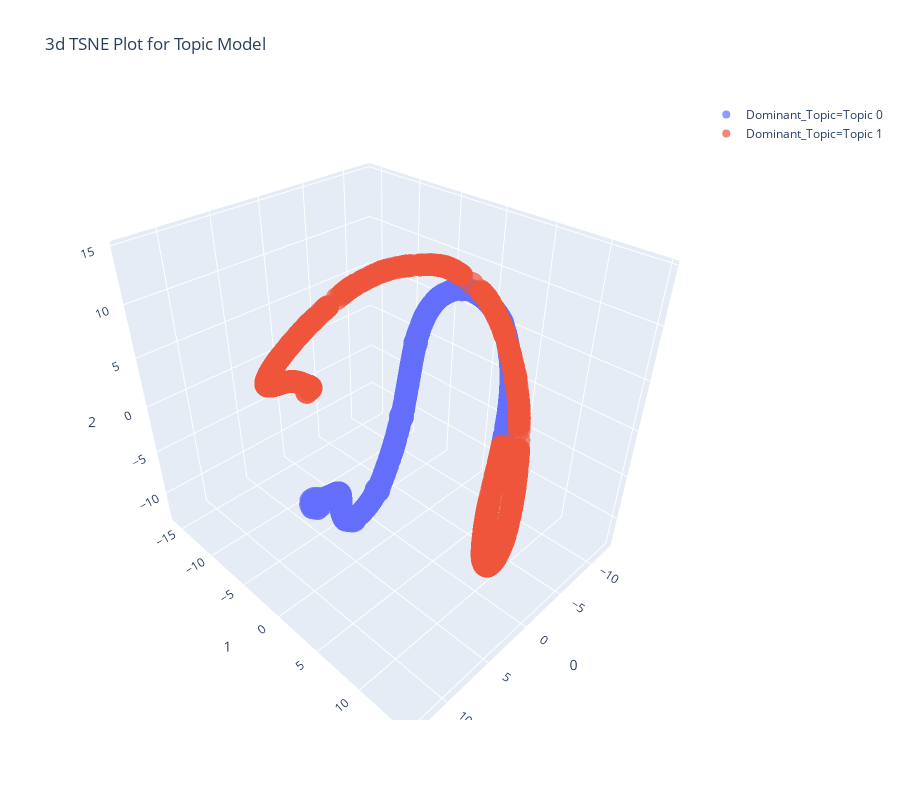

The notebook cell saved with this chart:
### Markdown cell above
t-SNEにより、データを3次元で可視化します。

### Code cell
plot_model(tuned_classification, plot="tsne")

### Figure 1 — Plotly figure (JSON) as saved in the notebook; plotly's stock layout.template omitted (floating-point values rounded to 4 significant figures; data arrays with more than 128 entries replaced by an {"elided": "..."} marker saying what was removed)
{"data": [{"hovertemplate": "Dominant_Topic=Topic 0<br>0=%{x}<br>1=%{y}<br>2=%{z}", "showlegend": true, "legendgroup": "Dominant_Topic=Topic 0", "name": "Dominant_Topic=Topic 0", "scene": "scene", "y": {"elided": "456 float values"}, "hoverlabel": {"namelength": 0}, "mode": "markers", "marker": {"color": "#636efa", "opacity": 0.7, "symbol": "circle"}, "x": {"elided": "456 float values"}, "z": {"elided": "456 float values"}, "type": "scatter3d"}, {"hovertemplate": "Dominant_Topic=Topic 1<br>0=%{x}<br>1=%{y}<br>2=%{z}", "showlegend": true, "legendgroup": "Dominant_Topic=Topic 1", "name": "Dominant_Topic=Topic 1", "scene": "scene", "y": {"elided": "544 float values"}, "hoverlabel": {"namelength": 0}, "mode": "markers", "marker": {"color": "#EF553B", "opacity": 0.7, "symbol": "circle"}, "x": {"elided": "544 float values"}, "z": {"elided": "544 float values"}, "type": "scatter3d"}], "layout": {"title": {"text": "3d TSNE Plot for Topic Model"}, "scene": {"domain": {"y": [0, 1], "x": [0, 1]}, "zaxis": {"title": {"text": "2"}}, "xaxis": {"title": {"text": "0"}}, "yaxis": {"title": {"text": "1"}}}, "height": 800, "width": 900, "legend": {"tracegroupgap": 0}}}
